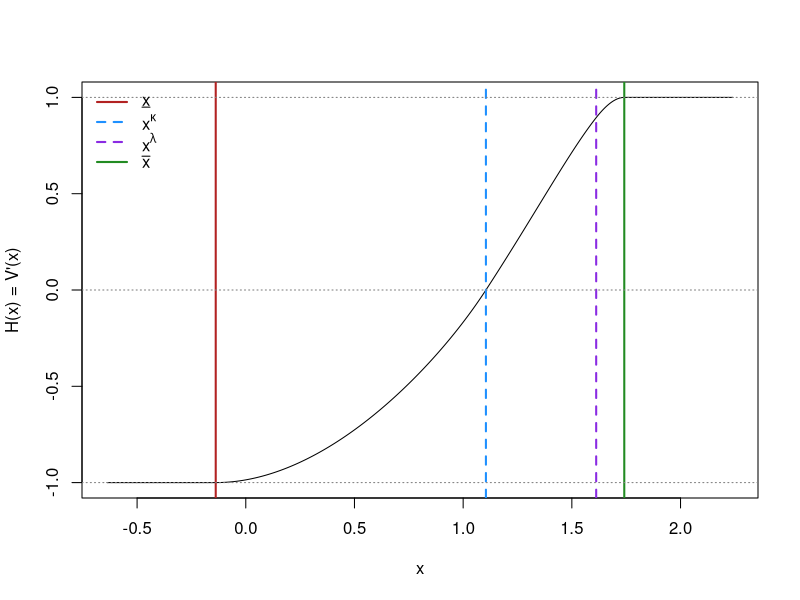

Here is the R script that generated this plot:
# ==============================================================================
# Two-stage solver for ergodic singular control with ambiguous jump diffusion
# Stage 1 (inner): given xL, compute gamma(xL), solve x_kappa and x_lambda
#                  using a scaled IH(x_lambda)=0 and a provisional H2 that
#                  matches level & slope at x_kappa (stable).
# Stage 2 (outer): solve for (xL, xU) so that smooth fit holds at x_kappa, x_lambda.
# ==============================================================================

# ----------------------- PARAMETERS -------------------------------------------
make_params <- function(b, delta, r, eps, sigma, mu, u, l) {
  stopifnot(mu > 0, sigma > 0, r > 0, eps >= 0, eps < 1, delta >= 0, u >= 0, l >= 0)
  EY <- -1/mu
  list(b=b, delta=delta, r=r, eps=eps, sigma=sigma, mu=mu, EY=EY, u=u, l=l)
}

# -------- Heuristic seeds for (xL, gapU) based on model scales ----------
smart_init <- function(p) {
  # "pull" in region 1 (worst-case there): b - δσ + r/μ
  a_pull <- p$b - p$delta*p$sigma + p$r/p$mu
  
  # natural state-length scales: jump length 1/μ, and diffusion length σ/|a_pull|
  s_jump <- 1 / p$mu
  s_diff <- if (abs(a_pull) > 1e-8) p$sigma / abs(a_pull) else 2 / p$mu
  S <- max(s_jump, s_diff)
  
  # drift sign biases which side the lower reflector prefers
  bias <- sign(-(p$b - p$delta*p$sigma))  # negative b and δ>0 => bias > 0 ⇒ start xL < 0
  
  xL0   <- -bias * 0.8 * S
  gapU0 <- 0.9 * S + 0.4 * s_jump
  
  list(xL = xL0, gapU = max(0.2 * s_jump, gapU0))
}

# ----------------------- REGION CONTROLS & COEFFS ------------------------------
region_ambiguity <- function(i, p) {
  if (i == 1)      list(kappa=-p$delta, lambda=p$r*(1+p$eps))
  else if (i == 2) list(kappa=+p$delta, lambda=p$r*(1+p$eps))
  else if (i == 3) list(kappa=+p$delta, lambda=p$r*(1-p$eps))
  else stop("Region must be 1,2,3.")
}

region_a_coeffs <- function(i, p) {
  rc   <- region_ambiguity(i, p)
  a_st <- p$b + p$sigma*rc$kappa + p$r/p$mu
  list(
    a1 = p$mu*a_st - rc$lambda,
    a2 = a_st + 0.5*p$mu*p$sigma^2,
    a3 = 0.5*p$sigma^2,
    a_star = a_st,
    lambda_wc = rc$lambda, kappa_wc = rc$kappa
  )
}

lambda_pm <- function(a_coeffs) {
  disc <- a_coeffs$a2^2 - 4*a_coeffs$a3*a_coeffs$a1
  if (disc <= 0) stop("Non-positive discriminant; adjust parameters.")
  root <- sqrt(disc)
  list(lam_plus = (a_coeffs$a2 + root)/(2*a_coeffs$a3),
       lam_minus= (a_coeffs$a2 - root)/(2*a_coeffs$a3),
       disc=disc)
}

# ----------------------- POLYNOMIAL PART p_i(x) -------------------------------
# Forcing from c(x)=x^2 -> cp(x)=2x; closed-form coefficients for p_i (deg=2)
poly_coeffs <- function(a_coeffs, gamma, p) {
  b2 <- p$mu; b1 <- 1; b0 <- -p$mu*gamma
  if (abs(a_coeffs$a1) > 1e-10) {
    c2 <- - b2 / a_coeffs$a1
    c1 <-  2*(b2*a_coeffs$a2 - a_coeffs$a1) / a_coeffs$a1^2
    c0 <- ( b2*gamma*a_coeffs$a1^2 + 2*a_coeffs$a1*a_coeffs$a2 + 2*b2*a_coeffs$a1*a_coeffs$a3 - 2*b2*a_coeffs$a2^2 ) / a_coeffs$a1^3
    list(c2=c2, c1=c1, c0=c0, deg3=FALSE)
  } else {
    stop("a_coeffs$a1≈0 (rare); extend code for deg-3 fallback if needed.")
  }
}
p_eval  <- function(pc, x) pc$c2*x^2 + pc$c1*x + pc$c0
pp_eval <- function(pc, x) 2*pc$c2*x + pc$c1

# ----------------------- GAMMA ------------------------
gamma_from_xL <- function(xL, p) {
  # Simplified closed form from the lower reflector conditions
  -p$u * (p$b - p$delta*p$sigma) + p$u * p$eps * p$r / p$mu + xL^2
}

# ----------------------- REFLECTOR CONSTANTS c± IN REGIONS 1 & 3 --------------
cpm_from_reflector <- function(xi, lam_pm_i, poly_i, u_or_l, at_lower) {
  # Enforce H(xi)=±u_or_l and H'(xi)=0 to solve for (c-, c+)
  beta1 <- if (at_lower) (-u_or_l - p_eval(poly_i, xi)) else ( u_or_l - p_eval(poly_i, xi))
  beta2 <- pp_eval(poly_i, xi)
  den   <- lam_pm_i$lam_plus - lam_pm_i$lam_minus
  c_minus <- exp(lam_pm_i$lam_minus * xi) * (lam_pm_i$lam_plus * beta1 - beta2) / den
  c_plus  <- exp(lam_pm_i$lam_plus  * xi) * (beta2 - lam_pm_i$lam_minus * beta1) / den
  list(c_minus=c_minus, c_plus=c_plus)
}

make_H_region <- function(lam_pm_i, poly_i, cpm_i) {
  # H
  H <- function(x) {
    cpm_i$c_minus*exp(-lam_pm_i$lam_minus*x) + cpm_i$c_plus*exp(-lam_pm_i$lam_plus*x) + p_eval(poly_i, x)
  }
  # H' (H prime)
  Hp <- function(x) {
    -lam_pm_i$lam_minus*cpm_i$c_minus*exp(-lam_pm_i$lam_minus*x) -
      lam_pm_i$lam_plus *cpm_i$c_plus *exp(-lam_pm_i$lam_plus *x) + pp_eval(poly_i, x)
  }
  list(H=H, Hp=Hp)
}

# ----------------------- H2 CONSTANTS (two variants) --------------------------
# (A) Provisional H2 for Stage 1: match *level & slope* at xk (stable for IH solve)
cpm2_from_xk_C1 <- function(xk, lam_pm2, poly2, H1_xk, H1p_xk) {
  # Solve for (c-, c+) from:
  #   c_- e^{-λ_- xk} + c_+ e^{-λ_+ xk} + p2(xk) = H1(xk) (=0)
  #  -λ_- c_- e^{-λ_- xk} - λ_+ c_+ e^{-λ_+ xk} + p2'(xk) = H1'(xk)
  A <- rbind(
    c(exp(-lam_pm2$lam_minus*xk), exp(-lam_pm2$lam_plus*xk)),
    c(-lam_pm2$lam_minus*exp(-lam_pm2$lam_minus*xk), -lam_pm2$lam_plus*exp(-lam_pm2$lam_plus*xk))
  )
  b <- c(H1_xk - p_eval(poly2, xk), H1p_xk - pp_eval(poly2, xk))
  co <- solve(A, b)
  list(c_minus=co[1], c_plus=co[2])
}

# (B) Final H2 for Stage 2: match *levels* at xk and xlmb (smooth-fit enforced outside)
cpm2_from_levels <- function(xk, xlmb, lam_pm2, poly2, H1_xk, H3_xlmb) {
  A <- rbind(
    c(exp(-lam_pm2$lam_minus*xk),   exp(-lam_pm2$lam_plus*xk)),
    c(exp(-lam_pm2$lam_minus*xlmb), exp(-lam_pm2$lam_plus*xlmb))
  )
  b <- c(H1_xk - p_eval(poly2, xk),
         H3_xlmb - p_eval(poly2, xlmb))
  co <- solve(A, b)
  list(c_minus=co[1], c_plus=co[2])
}

# ----------------------- Closed-form IH at x_lambda (scaled) ------------------
Q_poly <- function(pc, y, mu) {
  pc$c2*( y^2/mu - 2*y/mu^2 + 2/mu^3 ) + pc$c1*( y/mu - 1/mu^2 ) + pc$c0*(1/mu)
}

IH_scaled_at_xlambda <- function(xL, xk, xlmb, LP1, P1, C1, LP2, P2, C2, p) {
  mu <- p$mu
  # guard small denominators
  d <- function(z) { if (abs(z) < 1e-8) (if (z >= 0) 1 else -1)*1e-8 else z }
  
  # (−u) part up to xL
  term0 <- -p$u * exp(mu*(xL - xlmb))
  
  # Region 1 contributions on (xL, xk)
  mm1 <- mu - LP1$lam_minus; mp1 <- mu - LP1$lam_plus
  T1m <- mu * C1$c_minus * exp(-LP1$lam_minus*xlmb) * (exp(mm1*(xk - xlmb)) - exp(mm1*(xL - xlmb))) / d(mm1)
  T1p <- mu * C1$c_plus  * exp(-LP1$lam_plus *xlmb) * (exp(mp1*(xk - xlmb)) - exp(mp1*(xL - xlmb))) / d(mp1)
  
  # Region 2 contributions on (xk, xlmb)
  mm2 <- mu - LP2$lam_minus; mp2 <- mu - LP2$lam_plus
  T2m <- mu * C2$c_minus * exp(-LP2$lam_minus*xlmb) * (1 - exp(mm2*(xk - xlmb))) / d(mm2)
  T2p <- mu * C2$c_plus  * exp(-LP2$lam_plus *xlmb) * (1 - exp(mp2*(xk - xlmb))) / d(mp2)
  
  # Polynomial parts
  Q1_k <- Q_poly(P1, xk, mu);   Q1_L <- Q_poly(P1, xL, mu)
  Q2_l <- Q_poly(P2, xlmb, mu); Q2_k <- Q_poly(P2, xk, mu)
  poly_term <- mu * exp(-mu*xlmb) * ( exp(mu*xk)*Q1_k - exp(mu*xL)*Q1_L + exp(mu*xlmb)*Q2_l - exp(mu*xk)*Q2_k )
  
  # Return the *scaled* residual: multiply by exp(-mu*(xlmb - xk))
  (term0 + T1m + T1p + T2m + T2p + poly_term) * exp(-mu*(xlmb - xk))
}

# ----------------------- ROOT BRACKETING UTILITIES -----------------------------
find_bracket <- function(f, a, step=0.25, max_expand=80, dir=+1) {
  fa <- f(a)
  b  <- a + dir*step; fb <- f(b)
  n  <- 0
  while (fa*fb > 0 && n < max_expand) {
    step <- step*1.6
    a <- b; fa <- fb
    b <- b + dir*step; fb <- f(b)
    n <- n + 1
  }
  if (fa*fb > 0) return(NULL)
  sort(c(a,b))
}

safe_uniroot <- function(f, a, b) {
  uniroot(f, lower=a, upper=b, tol=1e-10, extendInt="yes")$root
}

# ======================= STAGE 1: given xL -> (xk, xlmb) ======================
stage1_inner <- function(xL, p) {
  # 0) gamma first
  gamma <- gamma_from_xL(xL, p)
  
  # Region 1
  A1 <- region_a_coeffs(1, p); LP1 <- lambda_pm(A1); P1 <- poly_coeffs(A1, gamma, p)
  C1 <- cpm_from_reflector(xL, LP1, P1, u_or_l=p$u, at_lower=TRUE)
  H1 <- make_H_region(LP1, P1, C1)
  
  # 1) Solve H1(xk) = 0  (xk > xL)
  f1 <- function(x) H1$H(x)
  br1 <- find_bracket(f1, xL + 1e-6, step=0.05, max_expand=1000, dir=+1)
  if (is.null(br1)) stop("Failed to bracket x_kappa.")
  xk <- safe_uniroot(f1, br1[1], br1[2])
  
  # Region 2 (provisional H2 by C^1 at xk)
  A2 <- region_a_coeffs(2, p); LP2 <- lambda_pm(A2); P2 <- poly_coeffs(A2, gamma, p)
  C2 <- cpm2_from_xk_C1(xk, LP2, P2, H1_xk=H1$H(xk), H1p_xk=H1$Hp(xk))
  H2 <- make_H_region(LP2, P2, C2)
  
  # 2) Solve scaled IH(xlmb) = 0 for xlmb > xk
  f2 <- function(xl) IH_scaled_at_xlambda(
    xL, xk, xl, LP1, P1, C1, LP2, P2, C2, p
  )
  br2 <- find_bracket(f2, xk + 1e-3, step=0.15, max_expand=140, dir=+1)
  if (is.null(br2)) stop("Failed to bracket x_lambda.")
  xlmb <- safe_uniroot(f2, br2[1], br2[2])
  
  list(gamma=gamma,
       A1=A1, LP1=LP1, P1=P1, C1=C1, H1=H1,
       A2=A2, LP2=LP2, P2=P2, C2=C2, H2=H2,
       xk=xk, xlmb=xlmb)
}

# ======================= STAGE 2: solve (xL, xU) ==============================
# Residuals: r3 = H2(xlmb) - H3(lmb); r4 = H2'(xlmb) - H3'(xlmb)
# Scale both by S = 1 + max(|lambda_i^±|) to reduce dynamic range.
outer_residuals <- function(theta, p) {
  # theta: (xL, sU) with xU = xlmb + exp(sU) to enforce xU > xlmb
  xL <- theta[1]
  st1 <- try(stage1_inner(xL, p), silent=TRUE)
  if (inherits(st1, "try-error")) return(c(1e4, 1e4))
  
  xk   <- st1$xk; xlmb <- st1$xlmb
  xU   <- xlmb + exp(theta[2])
  
  # Region 3 from upper reflector at xU
  A3 <- region_a_coeffs(3, p); LP3 <- lambda_pm(A3); P3 <- poly_coeffs(A3, st1$gamma, p)
  C3 <- cpm_from_reflector(xU, LP3, P3, u_or_l=p$l, at_lower=FALSE)
  H3 <- make_H_region(LP3, P3, C3)
  
  # Final H2: match *levels* at xk and xlmb (depends on H3 level at xlmb)
  # C2 <- cpm2_from_levels(xk, xlmb, st1$LP2, st1$P2, st1$H1$H(xk), H3$H(xlmb))
  # H2 <- make_H_region(st1$LP2, st1$P2, C2)
  
  # Residuals (smooth fit) with slope scaling
  S <- 1 + max(abs(c(st1$LP1$lam_minus, st1$LP1$lam_plus,
                     st1$LP2$lam_minus, st1$LP2$lam_plus,
                     LP3$lam_minus, LP3$lam_plus)))
  r3 <- (st1$H2$H(xlmb) - H3$H(xlmb))   #/ S
  r4 <- (st1$H2$Hp(xlmb) - H3$Hp(xlmb)) / S
  c(r3, r4)
}

# Solve the 2x2 outer system (prefer a root finder; fallback to SSR if needed)
solve_two_stage <- function(params,
                            init = list(xL = -1.2, gapU = 1.0),
                            use_nleqslv = TRUE) {
  theta0 <- c(init$xL, log(init$gapU))
  
  if (use_nleqslv && requireNamespace("nleqslv", quietly=TRUE)) {
    f <- function(th) outer_residuals(th, params)
    out <- nleqslv::nleqslv(theta0, f, method="Broyden",
                            control=list(xtol=1e-10, ftol=1e-12, maxit=200))
    theta <- out$x
    conv  <- out$termcd == 1
    msg   <- out$message
  } else {
    # fallback: minimize SSR
    obj <- function(th) sum(outer_residuals(th, params)^2)
    fit <- optim(theta0, obj, method="BFGS",
                 control=list(reltol=1e-12, maxit=600))
    theta <- fit$par
    conv  <- (fit$convergence == 0)
    msg   <- fit$message
  }
  
  # Reconstruct solution pieces at the optimum
  xL <- theta[1]
  st1 <- stage1_inner(xL, params)
  xk   <- st1$xk; xlmb <- st1$xlmb
  xU   <- xlmb + exp(theta[2])
  
  # Region 3 & final H2
  A3 <- region_a_coeffs(3, params); LP3 <- lambda_pm(A3); P3 <- poly_coeffs(A3, st1$gamma, params)
  C3 <- cpm_from_reflector(xU, LP3, P3, u_or_l=params$l, at_lower=FALSE)
  H3 <- make_H_region(LP3, P3, C3)
  # C2 <- cpm2_from_levels(xk, xlmb, st1$LP2, st1$P2, st1$H1$H(xk), H3$H(xlmb))
  # H2 <- make_H_region(st1$LP2, st1$P2, C2)
  
  # Assemble H (with saturation outside reflectors)
  H_all <- function(x) {
    ifelse(x <= xL, -params$u,
           ifelse(x < xk, st1$H1$H(x),
                  ifelse(x < xlmb, st1$H2$H(x),
                         ifelse(x < xU, H3$H(x), params$l))))
  }
  Hp_all <- function(x) {
    ifelse(x <= xL, 0,
           ifelse(x < xk, st1$H1$Hp(x),
                  ifelse(x < xlmb, st1$H2$Hp(x),
                         ifelse(x < xU, H3$Hp(x), 0))))
  }
  V_all <- function(x) {
    v <- sapply(x, function(xx) {
      if (xx >= 0) integrate(H_all, lower=0, upper=xx, rel.tol=1e-7)$value
      else        -integrate(H_all, lower=xx, upper=0, rel.tol=1e-7)$value
    })
    v
  }
  
  list(
    status = list(converged = conv, message = msg),
    thresholds = list(xL=xL, x_kappa=xk, x_lambda=xlmb, xU=xU),
    gamma = st1$gamma,
    functions = list(H=H_all, Hp=Hp_all, V=V_all),
    diagnostics = list(outer_residuals = outer_residuals(c(xL, log(xU - xlmb)), params))
  )
}

# ===================== Diagnostics function =====================
# Prints and returns:
# - H(x^kappa), (IH)(x^lambda) [scaled & unscaled]
# - C^0/C^1 continuity at xL, x^kappa, x^lambda, xU
# - Boundary conditions at xL (H=-u, H'=0) and xU (H=l, H'=0)
diagnose_solution <- function(sol, params) {
  stopifnot(is.list(sol), !is.null(sol$thresholds))
  xL   <- sol$thresholds$xL
  xk   <- sol$thresholds$x_kappa
  xlmb <- sol$thresholds$x_lambda
  xU   <- sol$thresholds$xU
  
  # --- gamma from xL (your preferred order)
  gamma <- gamma_from_xL(xL, params)
  
  # --- Region 1 (from lower reflector)
  A1  <- region_a_coeffs(1, params);  LP1 <- lambda_pm(A1)
  P1  <- poly_coeffs(A1, gamma, params)
  C1  <- cpm_from_reflector(xL, LP1, P1, u_or_l = params$u, at_lower = TRUE)
  H1  <- make_H_region(LP1, P1, C1)
  
  # --- Region 2 (provisional, C^1 at x^kappa) for IH root evaluation
  A2  <- region_a_coeffs(2, params);  LP2 <- lambda_pm(A2)
  P2  <- poly_coeffs(A2, gamma, params)
  C2 <- cpm2_from_xk_C1(xk, LP2, P2, H1_xk = H1$H(xk), H1p_xk = H1$Hp(xk))
  H2  <- make_H_region(LP2, P2, C2)
  
  # --- (IH)(x^lambda): scaled and unscaled
  IH_scaled <- IH_scaled_at_xlambda(
    xL, xk, xlmb,
    LP1, P1, C1,
    LP2, P2, C2,
    params
  )
  IH_unscaled <- IH_scaled * exp(params$mu * (xlmb - xk))
  
  # --- Region 3 (from upper reflector) and final Region 2 (level-matched)
  A3  <- region_a_coeffs(3, params);  LP3 <- lambda_pm(A3)
  P3  <- poly_coeffs(A3, gamma, params)
  C3  <- cpm_from_reflector(xU, LP3, P3, u_or_l = params$l, at_lower = FALSE)
  H3  <- make_H_region(LP3, P3, C3)
  
  # C2_final <- cpm2_from_levels(xk, xlmb, LP2, P2, H1$H(xk), H3$H(xlmb))
  # H2  <- make_H_region(LP2, P2, C2_final)
  
  # --- Evaluate continuity and boundaries
  diagnostics <- list(
    thresholds = list(xL = xL, x_kappa = xk, x_lambda = xlmb, xU = xU),
    gamma = gamma,
    # Root checks
    H_xk = H1$H(xk),
    IH_scaled_at_xlambda   = IH_scaled,
    IH_unscaled_at_xlambda = IH_unscaled,
    # C^0 / C^1 at xL
    H_xL_plus_u   = H1$H(xL) + params$u,   # should be ~0
    Hp_xL         = H1$Hp(xL),             # should be ~0
    # Continuity at x^kappa
    val_jump_at_xk   = H1$H(xk)  - H2$H(xk),
    slope_jump_at_xk = H1$Hp(xk) - H2$Hp(xk),
    # Continuity at x^lambda
    val_jump_at_xlambda   = H2$H(xlmb)  - H3$H(xlmb),
    slope_jump_at_xlambda = H2$Hp(xlmb) - H3$Hp(xlmb),
    # C^0 / C^1 at xU
    H_xU_minus_l = H3$H(xU) - params$l,   # should be ~0
    Hp_xU        = H3$Hp(xU)              # should be ~0
  )
  
  # --- Pretty print
  fmt <- function(x) sprintf("% .6e", x)
  cat("====== Diagnostics ======\n")
  cat(sprintf("xL = % .6f, x^kappa = % .6f, x^lambda = % .6f, xU = % .6f\n\n",
              xL, xk, xlmb, xU))
  cat("Roots:\n")
  cat("  H(x^kappa)                =", fmt(diagnostics$H_xk), "\n")
  cat("  (IH)(x^lambda) [scaled]   =", fmt(diagnostics$IH_scaled_at_xlambda), "\n")
  cat("  (IH)(x^lambda) [unscaled] =", fmt(diagnostics$IH_unscaled_at_xlambda), "\n\n")
  cat("C^1 & boundary checks (differences from target):\n")
  cat("  At xL:     H(xL)+u        =", fmt(diagnostics$H_xL_plus_u), "\n")
  cat("             H'(xL)         =", fmt(diagnostics$Hp_xL), "\n")
  cat("  At x^kappa: H1-H2         =", fmt(diagnostics$val_jump_at_xk), "\n")
  cat("              H1'-H2'       =", fmt(diagnostics$slope_jump_at_xk), "\n")
  cat("  At x^lambda: H2-H3        =", fmt(diagnostics$val_jump_at_xlambda), "\n")
  cat("               H2'-H3'      =", fmt(diagnostics$slope_jump_at_xlambda), "\n")
  cat("  At xU:     H(xU)-l        =", fmt(diagnostics$H_xU_minus_l), "\n")
  cat("             H'(xU)         =", fmt(diagnostics$Hp_xU), "\n")
  invisible(diagnostics)
}


# ======================= EXAMPLE: your "hard" parameters ======================
# b     <- -1.773496
b     <- -1.7
delta <- 0.20
r     <- 1.00
eps   <- 0.30
sigma <- 0.60
mu    <- 1.50
u     <- 1.00
l     <- 1.00

params <- make_params(b, delta, r, eps, sigma, mu, u, l)

set.seed(1)
sol2 <- solve_two_stage(params, init = list(xL = -1.0, gapU = 1.0))
# sol2 <- solve_two_stage(params, init = smart_init(params))

print(sol2$thresholds)
cat("Gamma from xL:", sol2$gamma, "\n")
cat("Converged:", sol2$status$converged, "-", sol2$status$message, "\n")

diag <- diagnose_solution(sol2, params)

# Plot (with colored verticals as you requested earlier)
xs   <- unlist(sol2$thresholds)[c("xL","x_kappa","x_lambda","xU")]
cols <- c("#B22222","#1E90FF","#8A2BE2","#228B22")
ltys <- c(1,2,2,1)

curve(sol2$functions$H(x),
      from = xs[1] - 0.5, to = xs[4] + 0.5, n = 600,
      xlab = "x", ylab = "H(x) = V'(x)")
abline(v = xs, lty = ltys, col = cols, lwd = 2)
abline(h = c(-u,0,l), lty = 3, col = "gray50")
legend("topleft",
       legend = expression(underline(x), x^kappa, x^lambda, bar(x)),
       lty = ltys, col = cols, lwd = 2, bty = "n")
